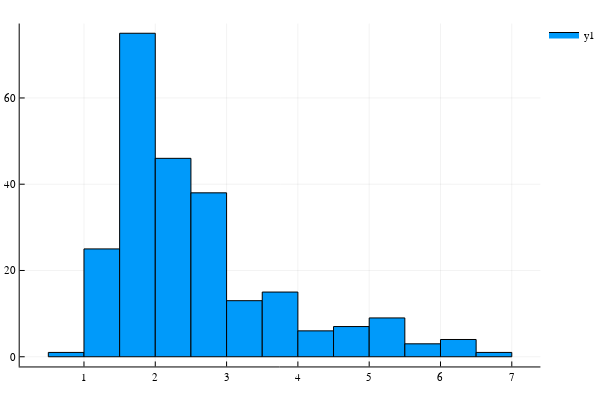

Source (notebook cell):
### Code cell
Plots.histogram(mahalanobis_distances_fist)

### Figure 1 — Plotly figure (JSON) as saved in the notebook; plotly's stock layout.template omitted (floating-point values rounded to 4 significant figures)
{"data": [{"fill": "tozeroy", "fillcolor": "rgba(0, 154, 250, 1.000)", "legendgroup": "y1", "line": {"color": "rgba(0, 0, 0, 1.000)", "dash": "solid", "width": 1}, "mode": "lines", "name": "y1", "showlegend": true, "type": "scatter", "x": [0.5, 0.5, 1, 1, 0.5, 0.5], "xaxis": "x1", "y": [1, 0, 0, 1, 1, 1], "yaxis": "y1"}, {"fill": "tozeroy", "fillcolor": "rgba(0, 154, 250, 1.000)", "legendgroup": "y1", "line": {"color": "rgba(0, 0, 0, 1.000)", "dash": "solid", "width": 1}, "mode": "lines", "name": "y1", "showlegend": false, "type": "scatter", "x": [1, 1, 1.5, 1.5, 1, 1], "xaxis": "x1", "y": [25, 0, 0, 25, 25, 25], "yaxis": "y1"}, {"fill": "tozeroy", "fillcolor": "rgba(0, 154, 250, 1.000)", "legendgroup": "y1", "line": {"color": "rgba(0, 0, 0, 1.000)", "dash": "solid", "width": 1}, "mode": "lines", "name": "y1", "showlegend": false, "type": "scatter", "x": [1.5, 1.5, 2, 2, 1.5, 1.5], "xaxis": "x1", "y": [75, 0, 0, 75, 75, 75], "yaxis": "y1"}, {"fill": "tozeroy", "fillcolor": "rgba(0, 154, 250, 1.000)", "legendgroup": "y1", "line": {"color": "rgba(0, 0, 0, 1.000)", "dash": "solid", "width": 1}, "mode": "lines", "name": "y1", "showlegend": false, "type": "scatter", "x": [2, 2, 2.5, 2.5, 2, 2], "xaxis": "x1", "y": [46, 0, 0, 46, 46, 46], "yaxis": "y1"}, {"fill": "tozeroy", "fillcolor": "rgba(0, 154, 250, 1.000)", "legendgroup": "y1", "line": {"color": "rgba(0, 0, 0, 1.000)", "dash": "solid", "width": 1}, "mode": "lines", "name": "y1", "showlegend": false, "type": "scatter", "x": [2.5, 2.5, 3, 3, 2.5, 2.5], "xaxis": "x1", "y": [38, 0, 0, 38, 38, 38], "yaxis": "y1"}, {"fill": "tozeroy", "fillcolor": "rgba(0, 154, 250, 1.000)", "legendgroup": "y1", "line": {"color": "rgba(0, 0, 0, 1.000)", "dash": "solid", "width": 1}, "mode": "lines", "name": "y1", "showlegend": false, "type": "scatter", "x": [3, 3, 3.5, 3.5, 3, 3], "xaxis": "x1", "y": [13, 0, 0, 13, 13, 13], "yaxis": "y1"}, {"fill": "tozeroy", "fillcolor": "rgba(0, 154, 250, 1.000)", "legendgroup": "y1", "line": {"color": "rgba(0, 0, 0, 1.000)", "dash": "solid", "width": 1}, "mode": "lines", "name": "y1", "showlegend": false, "type": "scatter", "x": [3.5, 3.5, 4, 4, 3.5, 3.5], "xaxis": "x1", "y": [15, 0, 0, 15, 15, 15], "yaxis": "y1"}, {"fill": "tozeroy", "fillcolor": "rgba(0, 154, 250, 1.000)", "legendgroup": "y1", "line": {"color": "rgba(0, 0, 0, 1.000)", "dash": "solid", "width": 1}, "mode": "lines", "name": "y1", "showlegend": false, "type": "scatter", "x": [4, 4, 4.5, 4.5, 4, 4], "xaxis": "x1", "y": [6, 0, 0, 6, 6, 6], "yaxis": "y1"}, {"fill": "tozeroy", "fillcolor": "rgba(0, 154, 250, 1.000)", "legendgroup": "y1", "line": {"color": "rgba(0, 0, 0, 1.000)", "dash": "solid", "width": 1}, "mode": "lines", "name": "y1", "showlegend": false, "type": "scatter", "x": [4.5, 4.5, 5, 5, 4.5, 4.5], "xaxis": "x1", "y": [7, 0, 0, 7, 7, 7], "yaxis": "y1"}, {"fill": "tozeroy", "fillcolor": "rgba(0, 154, 250, 1.000)", "legendgroup": "y1", "line": {"color": "rgba(0, 0, 0, 1.000)", "dash": "solid", "width": 1}, "mode": "lines", "name": "y1", "showlegend": false, "type": "scatter", "x": [5, 5, 5.5, 5.5, 5, 5], "xaxis": "x1", "y": [9, 0, 0, 9, 9, 9], "yaxis": "y1"}, {"fill": "tozeroy", "fillcolor": "rgba(0, 154, 250, 1.000)", "legendgroup": "y1", "line": {"color": "rgba(0, 0, 0, 1.000)", "dash": "solid", "width": 1}, "mode": "lines", "name": "y1", "showlegend": false, "type": "scatter", "x": [5.5, 5.5, 6, 6, 5.5, 5.5], "xaxis": "x1", "y": [3, 0, 0, 3, 3, 3], "yaxis": "y1"}, {"fill": "tozeroy", "fillcolor": "rgba(0, 154, 250, 1.000)", "legendgroup": "y1", "line": {"color": "rgba(0, 0, 0, 1.000)", "dash": "solid", "width": 1}, "mode": "lines", "name": "y1", "showlegend": false, "type": "scatter", "x": [6, 6, 6.5, 6.5, 6, 6], "xaxis": "x1", "y": [4, 0, 0, 4, 4, 4], "yaxis": "y1"}, {"fill": "tozeroy", "fillcolor": "rgba(0, 154, 250, 1.000)", "legendgroup": "y1", "line": {"color": "rgba(0, 0, 0, 1.000)", "dash": "solid", "width": 1}, "mode": "lines", "name": "y1", "showlegend": false, "type": "scatter", "x": [6.5, 6.5, 7, 7, 6.5, 6.5], "xaxis": "x1", "y": [1, 0, 0, 1, 1, 1], "yaxis": "y1"}], "layout": {"annotations": [], "height": 400, "legend": {"bgcolor": "rgba(255, 255, 255, 1.000)", "bordercolor": "rgba(0, 0, 0, 1.000)", "font": {"color": "rgba(0, 0, 0, 1.000)", "family": "sans-serif", "size": 11}, "tracegroupgap": 0, "x": 1, "y": 1}, "margin": {"b": 20, "l": 0, "r": 0, "t": 20}, "paper_bgcolor": "rgba(255, 255, 255, 1.000)", "plot_bgcolor": "rgba(255, 255, 255, 1.000)", "showlegend": true, "width": 600, "xaxis": {"anchor": "y1", "domain": [0.03619, 0.9934], "gridcolor": "rgba(0, 0, 0, 0.100)", "gridwidth": 0.5, "linecolor": "rgba(0, 0, 0, 1.000)", "mirror": false, "range": [0.0983, 7.402], "showgrid": true, "showline": true, "showticklabels": true, "tickangle": 0, "tickcolor": "rgb(0, 0, 0)", "tickfont": {"color": "rgba(0, 0, 0, 1.000)", "family": "sans-serif", "size": 11}, "tickmode": "array", "ticks": "inside", "ticktext": ["1", "2", "3", "4", "5", "6", "7"], "tickvals": [1, 2, 3, 4, 5, 6, 7], "title": "", "titlefont": {"color": "rgba(0, 0, 0, 1.000)", "family": "sans-serif", "size": 15}, "type": "-", "visible": true, "zeroline": false, "zerolinecolor": "rgba(0, 0, 0, 1.000)"}, "yaxis": {"anchor": "x1", "domain": [0.03762, 0.9902], "gridcolor": "rgba(0, 0, 0, 0.100)", "gridwidth": 0.5, "linecolor": "rgba(0, 0, 0, 1.000)", "mirror": false, "range": [-2.25, 77.25], "showgrid": true, "showline": true, "showticklabels": true, "tickangle": 0, "tickcolor": "rgb(0, 0, 0)", "tickfont": {"color": "rgba(0, 0, 0, 1.000)", "family": "sans-serif", "size": 11}, "tickmode": "array", "ticks": "inside", "ticktext": ["0", "20", "40", "60"], "tickvals": [0, 20, 40, 60], "title": "", "titlefont": {"color": "rgba(0, 0, 0, 1.000)", "family": "sans-serif", "size": 15}, "type": "-", "visible": true, "zeroline": false, "zerolinecolor": "rgba(0, 0, 0, 1.000)"}}}
